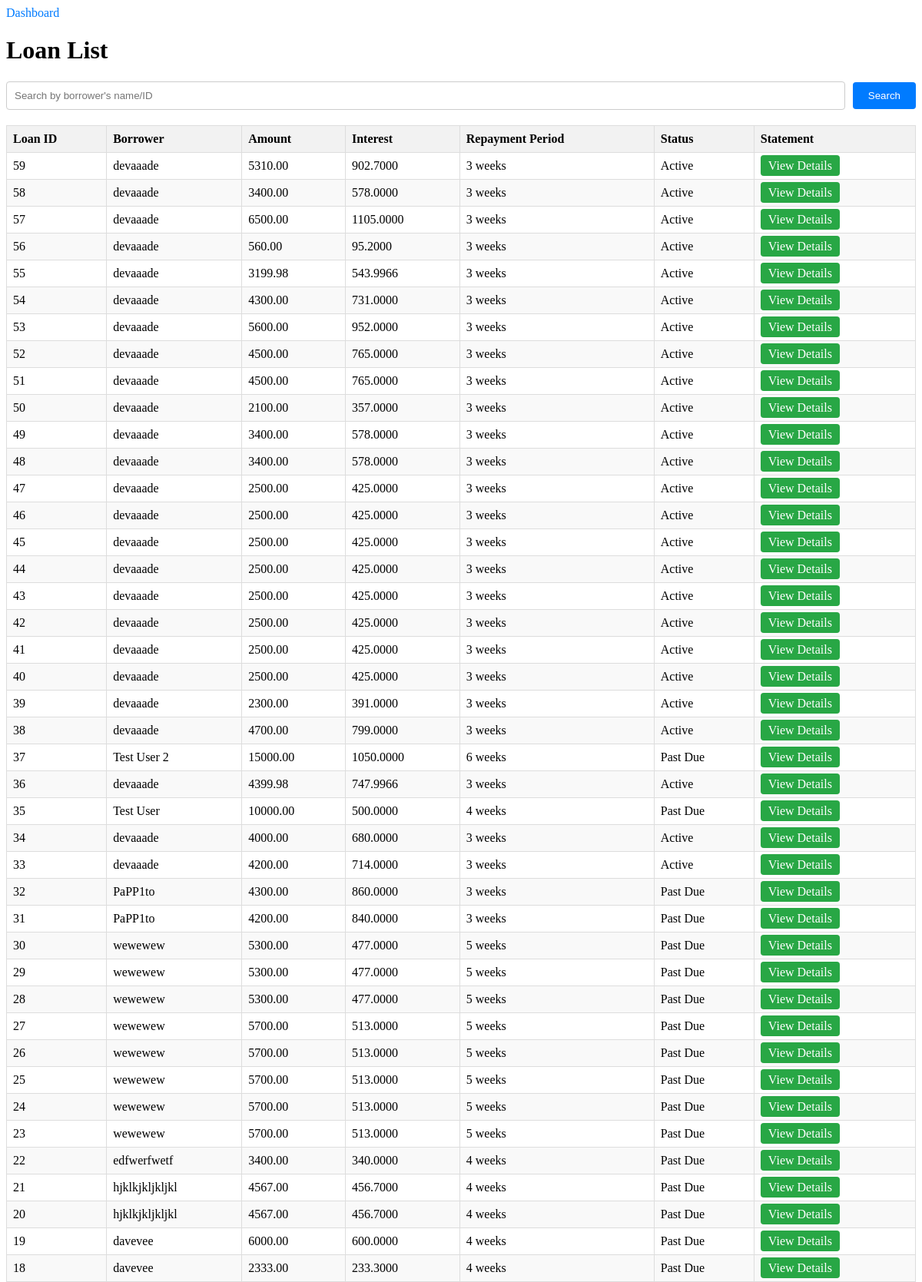
The app's page /loan-list/ (signed in, upper part) with its own data.
### loans/models.py (models this page shows, shortened)
class Loan(models.Model):
    id = models.AutoField(primary_key=True)
    borrower = models.ForeignKey(Borrower, on_delete=models.CASCADE)
    amount = models.DecimalField(max_digits=10, decimal_places=2)
    interest_rate = models.DecimalField(max_digits=4, decimal_places=2)  # Example: 5.00 for 5%
    repayment_period_weeks = models.IntegerField()
    start_date = models.DateField()
    end_date = models.DateField()
    STATUS_CHOICES = [
        ('active', 'Active'),
        ('past_due', 'Past Due'),
        ('paid_off', 'Paid Off'),
    ]
    status = models.CharField(max_length=10, choices=STATUS_CHOICES, default='active')
    receipt_serial = models.CharField(max_length=20, blank=True, null=True, unique=True)
    receipt_hash = models.CharField(max_length=128, blank=True, null=True)
    def calculate_total_interest(self):
        return (self.amount * self.interest_rate ) / 100

class Borrower(models.Model):
    id = models.AutoField(primary_key=True)
    name = models.CharField(max_length=255)
    phone = models.CharField(max_length=15)
    email = models.EmailField()
    BUSINESS_TYPE_CHOICES = [
        ('student', 'Student'),
        ('business', 'Business'),
    ]
    business_type = models.CharField(max_length=10, choices=BUSINESS_TYPE_CHOICES)
    front_id = models.ImageField(upload_to='borrower_ids/', blank=True, null=True)
    back_id = models.ImageField(upload_to='borrower_ids/', blank=True, null=True)

### loans/views.py (the view)
# urls.py: path('loan-list/', login_required(views.loan_list), name='loan_list'),  # Loan list after login
@login_required
def loan_list(request):
    search_query = request.GET.get('search', '')
    loans = Loan.objects.all().order_by('-id')
    if search_query:
        loans = loans.filter(
            Q(id__icontains=search_query) | Q(borrower__name__icontains=search_query)
        )
    context = {
        'loans': loans,
    }
    return render(request, 'loan_list.html', context)

### templates/loan_list.html
{% block content %}
{% load static %}
    <link rel="stylesheet" href="{% static 'css/loan_list.css' %}">
    <header>
        <nav>
            <ul>
                <li><a href="{% url 'dashboard' %}">Dashboard</a></li>
            </ul>
        </nav>
    </header>
    <h1>Loan List</h1>
    <form method="GET" action="{% url 'loan_list' %}">
        <div class="search-container">
            <input type="text" name="search" placeholder="Search by borrower's name/ID" value="{{ request.GET.search }}" class="search-input">
            <button type="submit" class="search-btn">Search</button>
        </div>
    </form>
    <table border="1" class="table table-striped">
        <thead>
            <tr>
                <th>Loan ID</th>
                <th>Borrower</th>
                <th>Amount</th>
                <th>Interest</th>
                <th>Repayment Period</th>
                <th>Status</th>
                <th>Statement</th>
            </tr>
        </thead>
        <tbody>
            {% for loan in loans %}
            <tr>
                <td>{{ loan.id }}</td>
                <td>{{ loan.borrower.name }}</td>
                <td>{{ loan.amount }}</td>
                <td>{{ loan.calculate_total_interest }}</td>
                <td>{{ loan.repayment_period_weeks }} weeks</td>
                <td class="status-{{ loan.status }}">{{ loan.get_status_display }}</td>
                <td><a href="{% url 'loan_detail' loan.id %}" class="view-details-btn">View Details</a></td>
            </tr>
            {% empty %}
            <tr>
                <td colspan="7">No loans found matching your search criteria.</td>
            </tr>
            {% endfor %}
        </tbody>
    </table>
{% endblock %}

### static/css/loan_list.css (style rules this page uses)
.search-container { margin-bottom: 20px; display: flex; gap: 10px; align-items: center; }
.search-input { padding: 10px; border: 1px solid #ccc; border-radius: 4px; flex: 1; }
.search-btn { padding: 10px 20px; background-color: #007bff; color: white; border: none; border-radius: 4px; cursor: pointer; }
.table { width: 100%; border-collapse: collapse; margin-top: 20px; }
.table th, .table td { border: 1px solid #ddd; padding: 8px; text-align: left; }
.table th { background-color: #f2f2f2; font-weight: bold; }
.table-striped tbody tr:nth-child(even) { background-color: #f9f9f9; }
.view-details-btn { padding: 5px 10px; background-color: #28a745; color: white; border: none; border-radius: 4px; text-decoration: none; cursor: pointer; }
nav ul { list-style: none; padding: 0; margin: 0; display: flex; }
nav ul li { margin-right: 20px; }
nav ul li a { text-decoration: none; color: #007bff; }

### records on screen
Loan: id "59", borrower.name "devaaade", amount "5310.00", calculate_total_interest "902.7000", repayment_period_weeks "3", status "Active"
Loan: id "58", borrower.name "devaaade", amount "3400.00", calculate_total_interest "578.0000", repayment_period_weeks "3", status "Active"
Loan: id "57", borrower.name "devaaade", amount "6500.00", calculate_total_interest "1105.0000", repayment_period_weeks "3", status "Active"
Loan: id "56", borrower.name "devaaade", amount "560.00", calculate_total_interest "95.2000", repayment_period_weeks "3", status "Active"
Loan: id "55", borrower.name "devaaade", amount "3199.98", calculate_total_interest "543.9966", repayment_period_weeks "3", status "Active"
Loan: id "54", borrower.name "devaaade", amount "4300.00", calculate_total_interest "731.0000", repayment_period_weeks "3", status "Active"
Loan: id "53", borrower.name "devaaade", amount "5600.00", calculate_total_interest "952.0000", repayment_period_weeks "3", status "Active"
Loan: id "52", borrower.name "devaaade", amount "4500.00", calculate_total_interest "765.0000", repayment_period_weeks "3", status "Active"
Loan: id "51", borrower.name "devaaade", amount "4500.00", calculate_total_interest "765.0000", repayment_period_weeks "3", status "Active"
Loan: id "50", borrower.name "devaaade", amount "2100.00", calculate_total_interest "357.0000", repayment_period_weeks "3", status "Active"
Loan: id "49", borrower.name "devaaade", amount "3400.00", calculate_total_interest "578.0000", repayment_period_weeks "3", status "Active"
Loan: id "48", borrower.name "devaaade", amount "3400.00", calculate_total_interest "578.0000", repayment_period_weeks "3", status "Active"
Loan: id "47", borrower.name "devaaade", amount "2500.00", calculate_total_interest "425.0000", repayment_period_weeks "3", status "Active"
Loan: id "46", borrower.name "devaaade", amount "2500.00", calculate_total_interest "425.0000", repayment_period_weeks "3", status "Active"
Loan: id "45", borrower.name "devaaade", amount "2500.00", calculate_total_interest "425.0000", repayment_period_weeks "3", status "Active"
Loan: id "44", borrower.name "devaaade", amount "2500.00", calculate_total_interest "425.0000", repayment_period_weeks "3", status "Active"
Loan: id "43", borrower.name "devaaade", amount "2500.00", calculate_total_interest "425.0000", repayment_period_weeks "3", status "Active"
Loan: id "42", borrower.name "devaaade", amount "2500.00", calculate_total_interest "425.0000", repayment_period_weeks "3", status "Active"
Loan: id "41", borrower.name "devaaade", amount "2500.00", calculate_total_interest "425.0000", repayment_period_weeks "3", status "Active"
Loan: id "40", borrower.name "devaaade", amount "2500.00", calculate_total_interest "425.0000", repayment_period_weeks "3", status "Active"
Loan: id "39", borrower.name "devaaade", amount "2300.00", calculate_total_interest "391.0000", repayment_period_weeks "3", status "Active"
Loan: id "38", borrower.name "devaaade", amount "4700.00", calculate_total_interest "799.0000", repayment_period_weeks "3", status "Active"
Loan: id "37", borrower.name "Test User 2", amount "15000.00", calculate_total_interest "1050.0000", repayment_period_weeks "6", status "Past Due"
Loan: id "36", borrower.name "devaaade", amount "4399.98", calculate_total_interest "747.9966", repayment_period_weeks "3", status "Active"
Loan: id "35", borrower.name "Test User", amount "10000.00", calculate_total_interest "500.0000", repayment_period_weeks "4", status "Past Due"
Loan: id "34", borrower.name "devaaade", amount "4000.00", calculate_total_interest "680.0000", repayment_period_weeks "3", status "Active"
Loan: id "33", borrower.name "devaaade", amount "4200.00", calculate_total_interest "714.0000", repayment_period_weeks "3", status "Active"
Loan: id "32", borrower.name "PaPP1to", amount "4300.00", calculate_total_interest "860.0000", repayment_period_weeks "3", status "Past Due"
Loan: id "31", borrower.name "PaPP1to", amount "4200.00", calculate_total_interest "840.0000", repayment_period_weeks "3", status "Past Due"
Loan: id "30", borrower.name "wewewew", amount "5300.00", calculate_total_interest "477.0000", repayment_period_weeks "5", status "Past Due"
Loan: id "29", borrower.name "wewewew", amount "5300.00", calculate_total_interest "477.0000", repayment_period_weeks "5", status "Past Due"
Loan: id "28", borrower.name "wewewew", amount "5300.00", calculate_total_interest "477.0000", repayment_period_weeks "5", status "Past Due"
Loan: id "27", borrower.name "wewewew", amount "5700.00", calculate_total_interest "513.0000", repayment_period_weeks "5", status "Past Due"
Loan: id "26", borrower.name "wewewew", amount "5700.00", calculate_total_interest "513.0000", repayment_period_weeks "5", status "Past Due"
Loan: id "25", borrower.name "wewewew", amount "5700.00", calculate_total_interest "513.0000", repayment_period_weeks "5", status "Past Due"
Loan: id "24", borrower.name "wewewew", amount "5700.00", calculate_total_interest "513.0000", repayment_period_weeks "5", status "Past Due"
Loan: id "23", borrower.name "wewewew", amount "5700.00", calculate_total_interest "513.0000", repayment_period_weeks "5", status "Past Due"
Loan: id "22", borrower.name "edfwerfwetf", amount "3400.00", calculate_total_interest "340.0000", repayment_period_weeks "4", status "Past Due"
Loan: id "21", borrower.name "hjklkjkljkljkl", amount "4567.00", calculate_total_interest "456.7000", repayment_period_weeks "4", status "Past Due"
Loan: id "20", borrower.name "hjklkjkljkljkl", amount "4567.00", calculate_total_interest "456.7000", repayment_period_weeks "4", status "Past Due"
Loan: id "19", borrower.name "davevee", amount "6000.00", calculate_total_interest "600.0000", repayment_period_weeks "4", status "Past Due"
Loan: id "18", borrower.name "davevee", amount "2333.00", calculate_total_interest "233.3000", repayment_period_weeks "4", status "Past Due"
